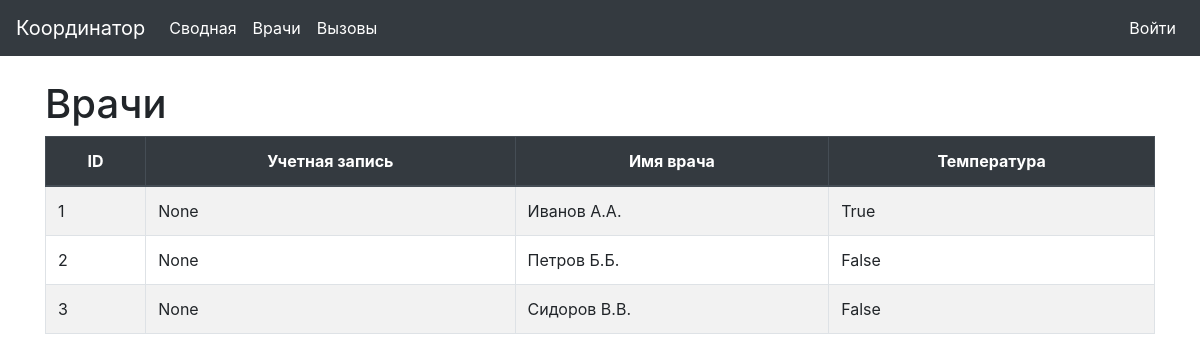
/doctor/, run on an earlier commit of the app's database.
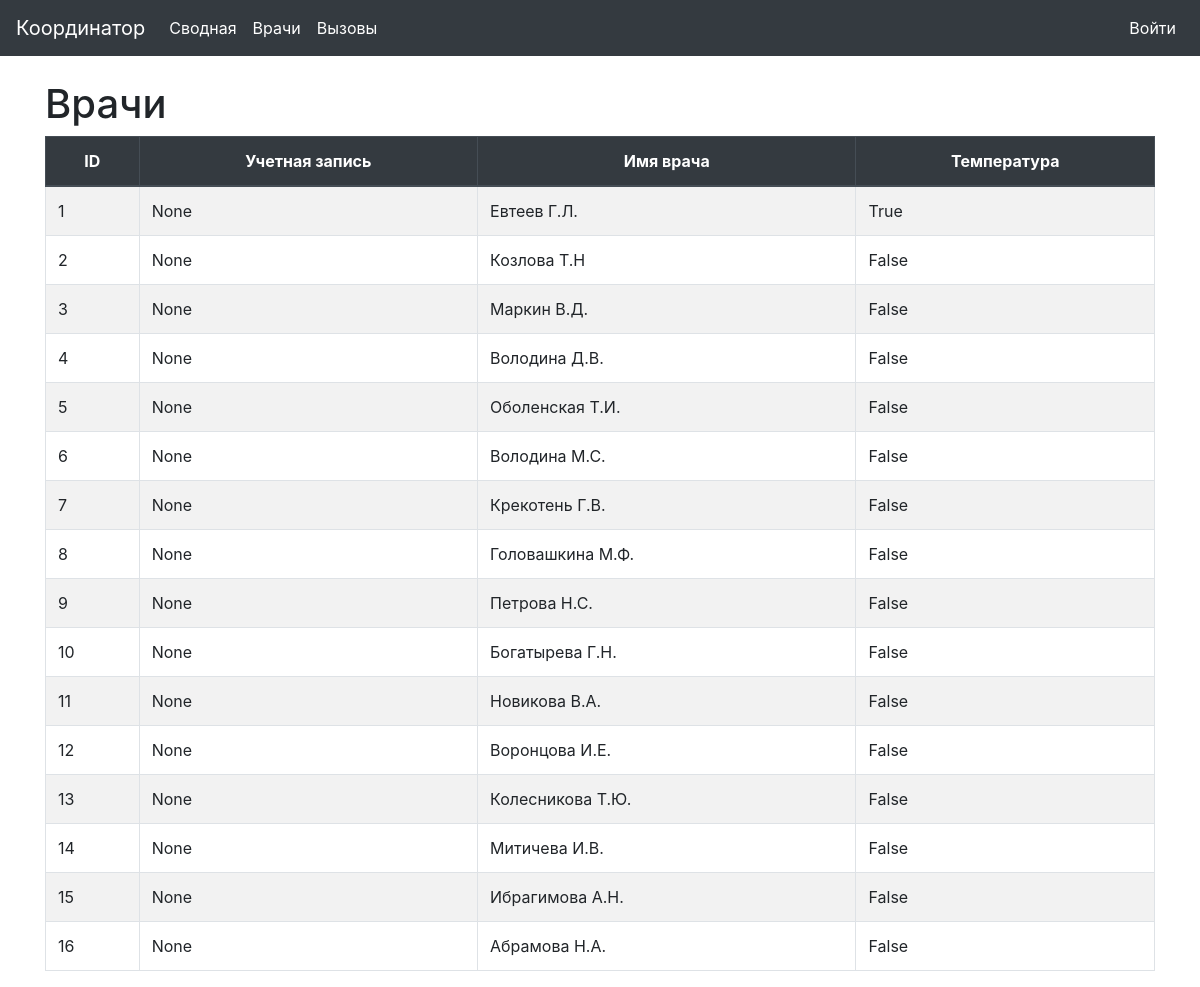
And on a later commit of the database.
### coordinator/models.py (models this page shows, shortened)
class Doctor(models.Model):
    user = models.OneToOneField(
        settings.AUTH_USER_MODEL,
        on_delete=models.CASCADE,
        null=True,
        blank=True,
        help_text="Укажите учетную запись пользователя",
        verbose_name="Учетная запись",
    )
    name = models.CharField(
        max_length=100,
        help_text="Фамилия И.О.",
        verbose_name="Имя врача",
    )
    temperature = models.BooleanField(
        default=False,
        help_text="Обслуживает температурные вызовы",
        verbose_name="Температура",
    )
    class Meta:
        verbose_name = "Врач"
        verbose_name_plural = "Врачи"
    def get_list_fields(self):
        fields = []
        for field in self._meta.fields:
            fields.append({
                'name': field.name,
                'verbose_name': field.verbose_name,
                'value': field.value_from_object(self)
            })
        return fields
    def get_verbose_name_plural(self):
        return self._meta.verbose_name_plural

### coordinator/templates/coordinator/generic_list.html
{% extends 'base.html' %}
{% block content %}
    {% with object_list|first as object %}
    <h1>{{ object.get_verbose_name_plural }}</h1>
    {% endwith %}
    <table class="table table-striped table-bordered table-hover">
        <thead class="thead-dark text-center">
            <tr>
                {% with object_list|first as object %}
                {% for field in object.get_list_fields %}
                <th scope="col">{{ field.verbose_name }}</th>
                {% endfor %}
                {% endwith %}
            </tr>
        </thead>
        <tbody>
            {% for object in object_list %}
            <tr>
                {% for field in object.get_list_fields %}
                <td>
                        {{ field.value }}
                </td>
                {% endfor %}
            </tr>
            {% endfor %}
        </tbody>
    </table>
{% endblock %}

What changed in the data, as far as the page shows it:
added Doctor: value "4" "None" "Володина Д.В." "False"
added Doctor: value "5" "None" "Оболенская Т.И." "False"
added Doctor: value "6" "None" "Володина М.С." "False"
added Doctor: value "7" "None" "Крекотень Г.В." "False"
added Doctor: value "8" "None" "Головашкина М.Ф." "False"
added Doctor: value "9" "None" "Петрова Н.С." "False"
added Doctor: value "10" "None" "Богатырева Г.Н." "False"
added Doctor: value "11" "None" "Новикова В.А." "False"
added Doctor: value "12" "None" "Воронцова И.Е." "False"
added Doctor: value "13" "None" "Колесникова Т.Ю." "False"
added Doctor: value "14" "None" "Митичева И.В." "False"
added Doctor: value "15" "None" "Ибрагимова А.Н." "False"
added Doctor: value "16" "None" "Абрамова Н.А." "False"
Also different on the page:
new list line: "Евтеев Г.Л."
new list line: "Козлова Т.Н"
new list line: "Маркин В.Д."
list line gone: "Иванов А.А."
list line gone: "Петров Б.Б."
list line gone: "Сидоров В.В."
